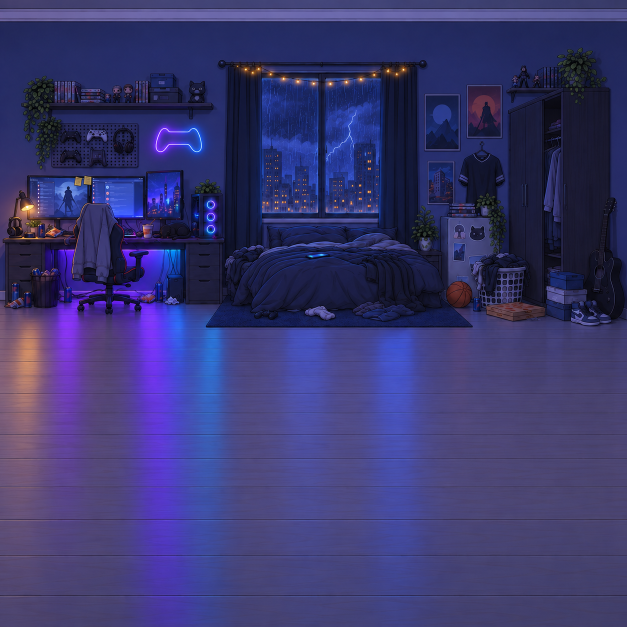
#> input picture chashouji/v14/bg/v15/boy_2.png, 1254 x 1254 px, given in place of world.png, which was not available (shown at 1/2 size)
$ python lights.py boy_2.png
#> lines starting #> are read from the running program, lines starting #| are printed output that depends on the picture; pictures that were not available may be replaced by others from this repository, and a replacement may not be noted
"""v15 长卷里用程序做的光效：离线从 world.png 量出位置、切出贴图，引擎（web/bgmotion.js）只负责按时间调亮度。
产出 <out>/fx.json + 几张小贴图（世界坐标都是 world.png 像素）：
  bulbs    串灯 / 镜灯 / 蜡烛的灯泡中心（自动检测：局部顶帽 + 亮度门槛；床幔立柱上那串跟着纱帘动，在视频里，不在这里）
  fans     机箱三个风扇环的遮罩贴图 fans.png（原像素 + 饱和度 × 亮度做 alpha），引擎按它换色相
  gpu      机箱侧透里显卡那团蓝光的遮罩 gpu.png + 灯条两端 + 机箱玻璃框，引擎做彩虹流光
  neon     霓虹手柄"灭了"的样子 neon_off.png：灯管 → 没通电的暗玻璃，光晕 → 墙色；引擎盖上它就是灭
  windows  三扇窗的闪电补光 flash_*.png：原图越亮的地方（云、天）加得越多，楼是暗的 → 闪一下楼成剪影；上强下弱
  phone    床上手机：screen_off.png 盖住亮屏（平时是黑屏）、body.png 整只手机（震动时错位 1px 画）
  chat     聊天屏：消息列表区域的屏幕遮罩 chat_mask.png（椅背挡住的地方不画）+ 版式
用法：python3 lights.py <输出目录>"""
import os, sys, json
import numpy as np
from PIL import Image
from scipy import ndimage as nd
HERE = os.path.dirname(os.path.abspath(__file__))
W = np.asarray(Image.open(os.path.join(HERE, 'world.png')).convert('RGB')).astype(np.float32)
L = W @ np.array([.299, .587, .114], np.float32)
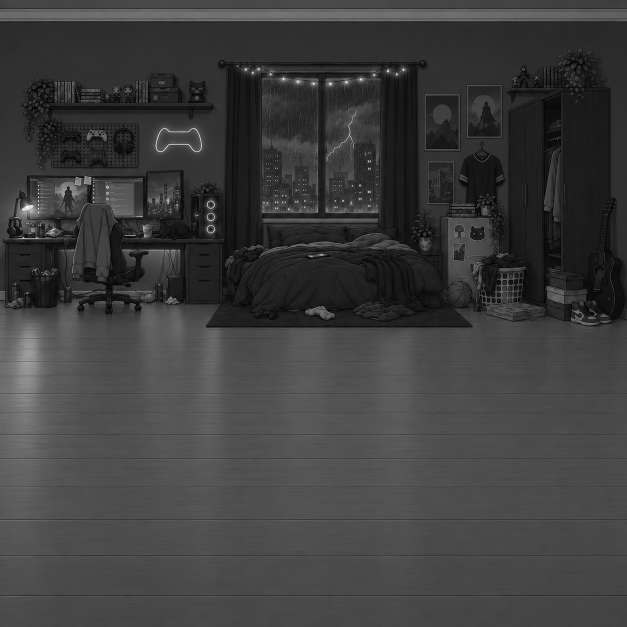
#> L: shape (1254, 1254) float32 (shown at 1/2 size); min 0, max 255, mean 62.1

# 串灯分组：(名字, 检测框, 亮度门槛, 顶帽门槛, 最大面积, 灯色, 光晕半径, 呼吸方式)
BULBS = [
    ('床顶串灯',   (0, 190, 300, 300),     205, 25, 120, (255, 196, 130), 34, 'wave'),
    ('照片串灯',   (1000, 180, 1300, 300), 205, 25, 120, (255, 196, 130), 34, 'wave'),
    ('照片串灯右', (1370, 270, 1600, 330), 190, 20, 120, (255, 196, 130), 34, 'wave'),
    ('梳妆镜灯',   (1080, 420, 1300, 605), 215, 20, 500, (255, 214, 160), 46, 'mirror'),
    ('窗帘杆串灯', (3285, 190, 3690, 270), 150, 30, 120, (255, 184, 110), 32, 'wave'),
]
CANDLE = (1276, 609)                       # 梳妆台上的小蜡烛：火苗抖
FANS = ((3180, 535, 3246, 652), [(3212, 559), (3212, 594), (3212, 628)])
NEON = (3050, 352, 3192, 442)
GPU = {'box': (3148, 566, 3182, 608), 'bar': [(3159.5, 586.5), (3175.5, 589.5)], 'glass': (3151, 540, 3178, 648)}   # 机箱侧透里的显卡：发光一团 + 一道灯条
WINDOWS = {'girl': (655, 240, 880, 660), 'living': (2400, 255, 2565, 810), 'boy': (3340, 230, 3655, 600)}
PHONE = (3448, 690, 3532, 722)
# 电竞房另外两块屏：左屏（左半消息列表 + 右半月下剑客的游戏画面，右下被椅背挡住）、右屏（竖着的城市夜景壁纸）
SCREEN_L = {'box': (2688, 486, 2864, 594), 'list': {'x': 2722, 'rows': [511, 521, 531, 541, 551, 561, 571, 581], 'bg': [50, 68, 155], 'x1': 2769},
            'art': (2770, 511, 2858, 592), 'moon': (2808, 518)}   # 推镜区从便签纸下沿起，免得把便签推进屏幕里
SCREEN_R = {'box': (3018, 474, 3132, 600), 'glow': (3084, 556)}
CHAT = {'box': (2886, 503, 2992, 592), 'x': 2914, 'rows': [515, 529, 543, 557, 571, 585], 'bg': [50, 77, 198]}

def detect(box, lmin, thmin, amax):
#> called with box = (0, 190, 300, 300), lmin = 205, thmin = 25, amax = 120
    x0, y0, x1, y1 = box; X0, Y0 = max(0, x0 - 12), y0 - 12
    ls = nd.gaussian_filter(L[Y0:y1 + 12, X0:x1 + 12], 0.7)
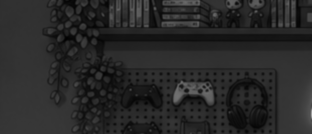
#> ls: shape (134, 312) float32; min 1.35, max 158.1, mean 40.9
    th = ls - nd.grey_opening(ls, size=(15, 15))
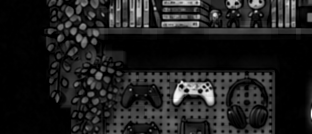
#> th: shape (134, 312) float32; min 0, max 92.07, mean 11.2; drawn with min black and max white
    lab, n = nd.label((th > thmin) & (ls > lmin))
#> lab: shape (134, 312) int32; every value is 0
#> n = 0
    pts = []
    for i in range(1, n + 1):
        ys, xs = np.nonzero(lab == i)
        if not 2 <= len(ys) <= amax: continue
        cx, cy = xs.mean() + X0, ys.mean() + Y0
        if x0 <= cx < x1 and y0 <= cy < y1: pts.append((float(cx), float(cy), len(ys)))
#> after the loop, pts = []
    keep = []                                   # 一颗灯泡被切成几块时只留最大那块
    for p in sorted(pts, key=lambda p: -p[2]):
        if all((p[0] - q[0]) ** 2 + (p[1] - q[1]) ** 2 > 144 for q in keep): keep.append(p)
#> this loop made 0 passes
#> after the loop, keep = []
    return [(round(x, 1), round(y, 1)) for x, y, a in keep if a >= 8]

def save(a, path):
    Image.fromarray(np.clip(a, 0, 255).astype(np.uint8)).save(path)

def feather(h, w, f):
    yy, xx = np.mgrid[0:h, 0:w]
    d = np.minimum(np.minimum(xx, w - 1 - xx), np.minimum(yy, h - 1 - yy)).astype(np.float32)
    return np.clip(d / f, 0, 1)

def build(out):
    os.makedirs(out, exist_ok=True); fx = {}
    fx['bulbs'] = [{'name': n, 'color': c, 'r': r, 'mode': m, 'pts': detect(b, lm, th, am)} for n, b, lm, th, am, c, r, m in BULBS]
#> call 2 of detect, with box = (1000, 180, 1300, 300), lmin = 205, thmin = 25, amax = 120
#> in detect (call 2), `x0, y0, x1, y1 = box`: x0 = 1000; y0 = 180; x1 = 1300; y1 = 300
#> in detect (call 2), `X0, Y0 = (max(0, x0 - 12), y0 - 12)`: X0 = 988; Y0 = 168
#> in detect (call 2), `ls = nd.gaussian_filter(L[Y0:y1 + 12, X0:x1 + 12], 0.7)`:
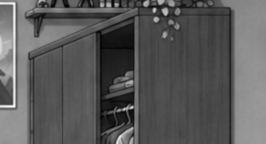
#> ls: shape (144, 266) float32; min 5.54, max 78.74, mean 31.4; drawn with min black and max white
#> in detect (call 2), `th = ls - nd.grey_opening(ls, size=(15, 15))`:
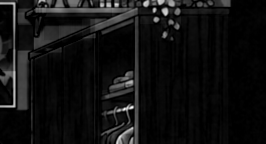
#> th: shape (144, 266) float32; min 0, max 56.01, mean 3.8; drawn with min black and max white
#> in detect (call 2), `lab, n = nd.label((th > thmin) & (ls > lmin))`: lab: shape (144, 266) int32; every value is 0
#> call 4 of detect, with box = (1080, 420, 1300, 605), lmin = 215, thmin = 20, amax = 500
#> in detect (call 4), `x0, y0, x1, y1 = box`: x0 = 1080; y0 = 420; x1 = 1300; y1 = 605
#> in detect (call 4), `X0, Y0 = (max(0, x0 - 12), y0 - 12)`: X0 = 1068; Y0 = 408
#> in detect (call 4), `ls = nd.gaussian_filter(L[Y0:y1 + 12, X0:x1 + 12], 0.7)`:
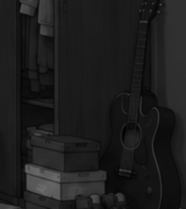
#> ls: shape (209, 186) float32; min 3.08, max 110.9, mean 29.5
#> in detect (call 4), `th = ls - nd.grey_opening(ls, size=(15, 15))`:
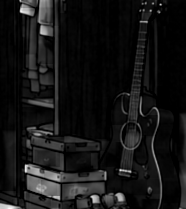
#> th: shape (209, 186) float32; min 0, max 66.19, mean 5.5; drawn with min black and max white
#> in detect (call 4), `lab, n = nd.label((th > thmin) & (ls > lmin))`: lab: shape (209, 186) int32; every value is 0
    fx['bulbs'].append({'name': '蜡烛', 'color': (255, 170, 90), 'r': 28, 'mode': 'candle', 'pts': [CANDLE]})

    # 风扇：alpha = 饱和度 × 亮度（环和它的蓝光晕），暗的机箱框架不动
    x0, y0, x1, y1 = FANS[0]; R = W[y0:y1, x0:x1]
#> after `R = W[y0:y1, x0:x1]`: R = empty array
    mx, mn = R.max(-1), R.min(-1); sat = (mx - mn) / (mx + 1)
#> after `mx, mn = (R.max(-1), R.min(-1))`: mx = empty array; mn = empty array
#> after `sat = (mx - mn) / (mx + 1)`: sat = empty array
    a = np.clip((sat - 0.35) / 0.4, 0, 1) * np.clip((mx - 90) / 120, 0, 1) * feather(y1 - y0, x1 - x0, 6)
    save(np.dstack([R, a * 255]), f'{out}/fans.png')
    fx['fans'] = {'x': x0, 'y': y0, 'src': 'fans.png', 'centers': FANS[1]}

    # 显卡：偏蓝、够亮的像素（显卡那团光）做 alpha，引擎按它换成流动的彩虹色相
    x0, y0, x1, y1 = GPU['box']; R = W[y0:y1, x0:x1]
    a = np.clip((R[..., 2] - R[..., 0] - 60) / 90, 0, 1) * np.clip((R.max(-1) - 110) / 100, 0, 1) * feather(y1 - y0, x1 - x0, 4)
    a[:, 3176 - x0:] = 0                                               # 右边那条竖亮线是机箱框的高光，不是显卡
    save(np.dstack([R, a * 255]), f'{out}/gpu.png')
    fx['gpu'] = {'x': x0, 'y': y0, 'src': 'gpu.png', 'bar': GPU['bar'], 'glass': GPU['glass']}

    # 霓虹灭了：灯管芯 → 暗玻璃（带一点原色），光晕 → 墙色
    x0, y0, x1, y1 = NEON; R = W[y0:y1, x0:x1]; l = L[y0:y1, x0:x1]
    wall = np.median(np.concatenate([W[y0 - 8:y0, x0:x1].reshape(-1, 3), W[y1:y1 + 8, x0:x1].reshape(-1, 3)]), 0)
    lw = wall @ np.array([.299, .587, .114])
    g = np.clip((l - lw) / (l.max() - lw), 0, 1)                      # 离墙色多亮 = 光有多强
    core = np.clip((g - 0.55) / 0.25, 0, 1)[..., None]                 # 灯管本身
    glass = wall * 0.7 + R * 0.12 + 18                                  # 没通电的灯管：比墙略亮的暗玻璃
    off = wall * (1 - core) + glass * core
    a = np.clip(g * 6, 0, 1) * feather(y1 - y0, x1 - x0, 4)             # 只盖有光的地方，墙本身不动
    save(np.dstack([off, a * 255]), f'{out}/neon_off.png')
    fx['neon'] = {'x': x0, 'y': y0, 'src': 'neon_off.png'}

    # 闪电补光（叠加用）：越亮的像素加得越多 → 天亮、楼成剪影；上强下弱；冷白
    fx['windows'] = {}
    for k, (x0, y0, x1, y1) in WINDOWS.items():
        l = L[y0:y1, x0:x1] / 255.; h, w = l.shape
        grad = np.linspace(1, 0.35, h)[:, None]
        add = np.clip(0.35 + 1.2 * l ** 1.1, 0, 1) * grad * feather(h, w, 10)
        col = np.array([215, 225, 255], np.float32)
        save(np.dstack([np.broadcast_to(col, (h, w, 3)), add * 255]), f'{out}/flash_{k}.png')
        fx['windows'][k] = {'x': x0, 'y': y0, 'src': f'flash_{k}.png'}

    # 手机：亮屏像素（偏蓝、够亮）= 屏幕；机身 = 屏幕外扩一圈里的暗像素
    x0, y0, x1, y1 = PHONE; R = W[y0:y1, x0:x1]; l = L[y0:y1, x0:x1]
    scr = (R[..., 2] > 150) & (R[..., 2] > R[..., 0] + 80) & (l > 70)
    scr = nd.binary_closing(scr, iterations=2)
    body = nd.binary_dilation(scr, iterations=4) & ((l < 60) | scr)
    body = nd.binary_closing(body | scr, iterations=1)
    sa = nd.gaussian_filter(nd.binary_dilation(scr, iterations=1).astype(np.float32), 0.6)
    dark = np.array([12, 15, 34], np.float32) + (R - R.mean((0, 1))) * 0.06   # 黑屏：留一点反光起伏
    save(np.dstack([dark, np.clip(sa, 0, 1) * 255]), f'{out}/screen_off.png')
    ba = nd.gaussian_filter(body.astype(np.float32), 0.5)
    save(np.dstack([R, np.clip(ba, 0, 1) * 255]), f'{out}/phone_body.png')
    ys, xs = np.nonzero(scr)
    fx['phone'] = {'x': x0, 'y': y0, 'off': 'screen_off.png', 'body': 'phone_body.png',
                   'cx': round(float(xs.mean() + x0), 1), 'cy': round(float(ys.mean() + y0), 1)}

    # 聊天屏：蓝色屏幕像素（椅背是灰的，不算）
    x0, y0, x1, y1 = CHAT['box']; R = W[y0:y1, x0:x1]
    m = (R[..., 2] > 150) & (R[..., 2] > R[..., 0] + 90)
    m = nd.binary_fill_holes(nd.binary_opening(nd.binary_closing(m, iterations=3), iterations=1))   # 头像是粉的，补上
    save(np.dstack([np.full(m.shape + (3,), 255, np.float32), nd.gaussian_filter(m.astype(np.float32), 0.6) * 255]), f'{out}/chat_mask.png')
    fx['chat'] = {**CHAT, 'box': list(CHAT['box']), 'mask': 'chat_mask.png'}

    # 左右两块屏：屏幕遮罩（蓝色屏幕像素，便签纸、椅背、台灯光不算）+ 画面本身（引擎拿它做推镜、闪灯）
    def screen_mask(box, name, keep=None):
        x0, y0, x1, y1 = box; R = W[y0:y1, x0:x1]
        m = (R[..., 2] > 110) & (R[..., 2] > R[..., 0] + 45)
        m = nd.binary_fill_holes(nd.binary_opening(nd.binary_closing(m, iterations=3), iterations=1))
        if keep: m[keep[1] - y0:keep[3] - y0, keep[0] - x0:keep[2] - x0] = True   # 台灯光把列表下半截照成了暖色，按颜色会被扣掉，这块整块是屏
        save(np.dstack([np.full(m.shape + (3,), 255, np.float32), nd.gaussian_filter(m.astype(np.float32), 0.6) * 255]), f'{out}/{name}')
        save(R, f'{out}/{name.replace("mask", "pix")}')
    screen_mask(SCREEN_L['box'], 'scrL_mask.png', (2714, 500, 2770, 590)); screen_mask(SCREEN_R['box'], 'scrR_mask.png')
    # 右屏壁纸里楼的窗灯（暖色小亮点）：引擎让它们一盏盏随机灭、亮
    x0, y0, x1, y1 = SCREEN_R['box']; R = W[y0:y1, x0:x1]
    ls = nd.gaussian_filter(L[y0:y1, x0:x1], 0.6); th = ls - nd.grey_opening(ls, size=(7, 7))
    warm = (R[..., 0] > R[..., 2] - 10) & (R[..., 0] > 140)
    lab, n = nd.label((th > 18) & warm)
    wins = []
    for i in range(1, n + 1):
        ys, xs = np.nonzero(lab == i)
        if len(ys) > 30: continue
        cx, cy = xs.mean(), ys.mean(); ring = R[max(0, int(cy) - 4):int(cy) + 5, max(0, int(cx) - 4):int(cx) + 5].reshape(-1, 3)
        dark = ring[ring.sum(1).argsort()[:8]].mean(0)                  # 窗灯灭了是周围楼的颜色
        wins.append({'x': round(float(cx + x0), 1), 'y': round(float(cy + y0), 1), 'off': [int(v) for v in dark]})
    fx['screens'] = {'L': {**SCREEN_L, 'box': list(SCREEN_L['box']), 'art': list(SCREEN_L['art']), 'mask': 'scrL_mask.png', 'pix': 'scrL_pix.png'},
                     'R': {**SCREEN_R, 'box': list(SCREEN_R['box']), 'mask': 'scrR_mask.png', 'pix': 'scrR_pix.png', 'wins': wins}}
    print('右屏窗灯', len(wins))

    json.dump(fx, open(f'{out}/fx.json', 'w'), ensure_ascii=False, indent=1)
    for b in fx['bulbs']: print(b['name'], len(b['pts']))
    print('phone', fx['phone']['cx'], fx['phone']['cy'])

if __name__ == '__main__':
#> (the run stopped early here; a loop or call above may not have finished)

$ run again, on chashouji/v14/bg/v15/boy_3.png
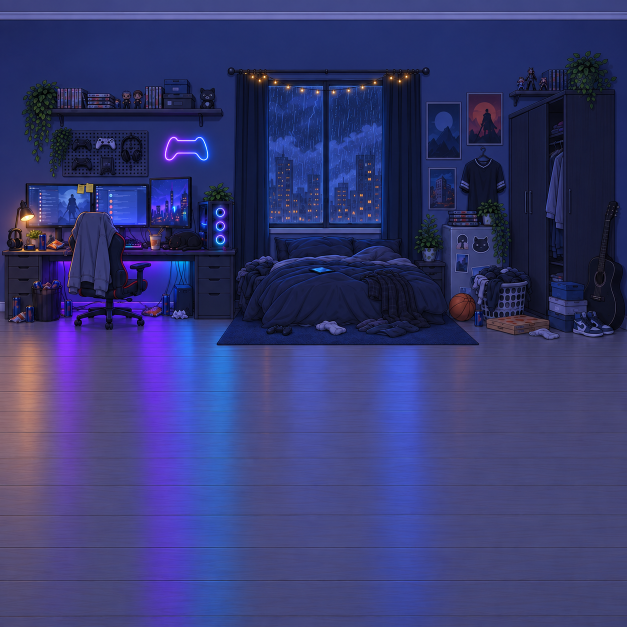
#> input picture chashouji/v14/bg/v15/boy_3.png, 1254 x 1254 px, given in place of world.png, which was not available (shown at 1/2 size)
#> lab: shape (134, 312) int32; every value is 0
#> n = 0
#> after the loop in detect, `for i in range(1, n + 1):`: pts = []
#> x0 = 1000; y0 = 180; x1 = 1300; y1 = 300
#> X0 = 988; Y0 = 168
#> ls: shape (144, 266) float32
#> in detect (call 2), `th = ls - nd.grey_opening(ls, size=(15, 15))`:
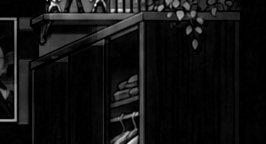
#> th: shape (144, 266) float32; min 0, max 65.93, mean 4.5; drawn with min black and max white
#> lab: shape (144, 266) int32; every value is 0
#> x0 = 1080; y0 = 420; x1 = 1300; y1 = 605
#> X0 = 1068; Y0 = 408
#> ls: shape (209, 186) float32
#> in detect (call 4), `th = ls - nd.grey_opening(ls, size=(15, 15))`:
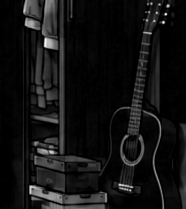
#> th: shape (209, 186) float32; min 0, max 66.88, mean 5; drawn with min black and max white
#> lab: shape (209, 186) int32; every value is 0
#> R = empty array
